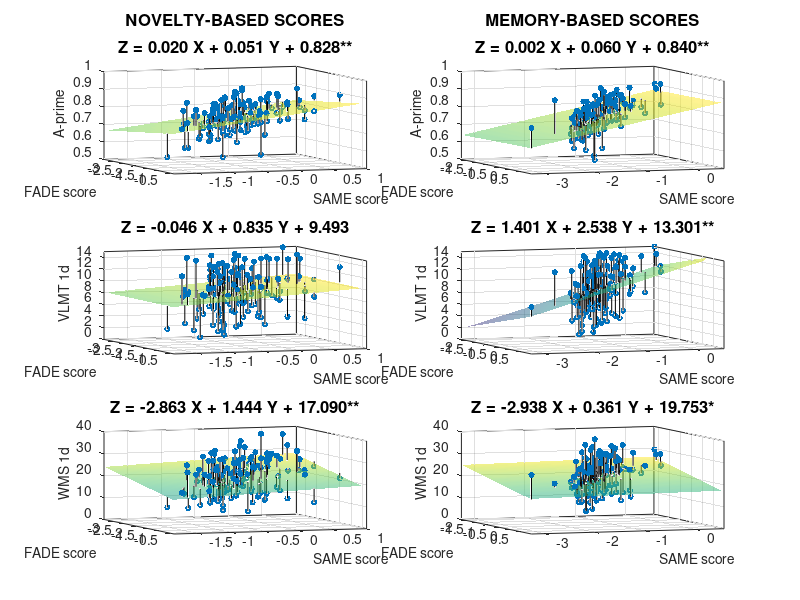
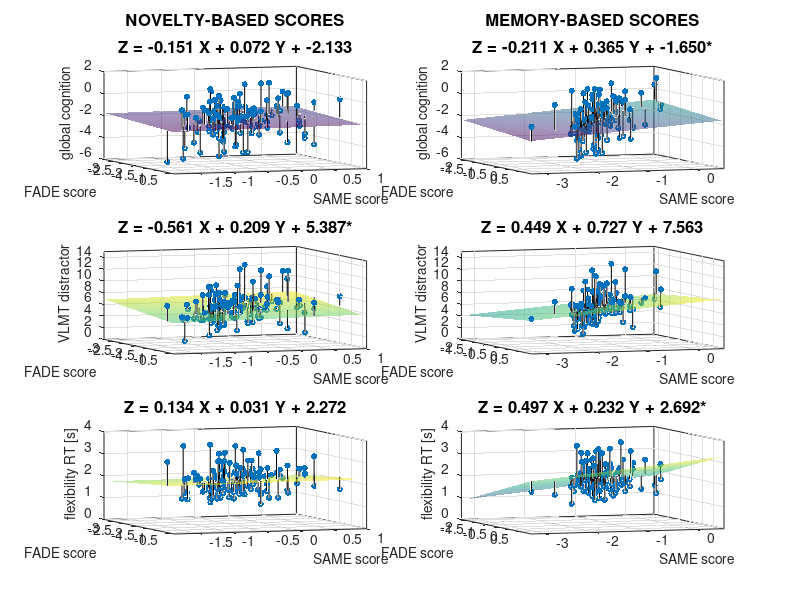

MATLAB code for these plots, in order:
% FADE-npsy: Figure 3+4
% _
% written by Anni Richter <arichter@lin-magdeburg.de>, 15/08/2022
% reworked by Joram Soch <Joram.Soch@DZNE.de>, 09/02/2023, 22:57
% reworked by Anni Richter <arichter@lin-magdeburg.de>, 22/02/2023

clear
close all

%%% Step 1: load and assign data %%%%%%%%%%%%%%%%%%%%%%%%%%%%%%%%%%%%%%%%%%

% load FADE/SAME scores
load data.mat

% specify figures
fig_labels = [3, 4];
col_labels = {'NOVELTY-BASED SCORES', 'MEMORY-BASED SCORES'};
row_labels = {'A-prime',  'global cognition';
              'VLMT 1d', 'VLMT distractor';
              'WMS 1d',  'flexibility RT [s]'};
z_limits   = [NaN, NaN;
              15,  15;
              40,  4];
sig_mar{1} = {'**', '**';
              '',   '**';
              '**', '*'};
sig_mar{2} = {'',   '*';
              '*',  '';
              '',   '*'};

% specify data
x1s        = {novelty_FADE, memory_FADE};
x2s        = {novelty_SAME,    memory_SAME};
ys         = {Aprime,  GlobalCognition;
              VLMT_1d, VLMT_Distractor;
              WMS_1d,  Flexibility_RT/1000};

% calculate counts
num_figs = numel(fig_labels);
num_cols = numel(col_labels);
num_rows = size(ys,1);


%%% Step 2: visualize regressions %%%%%%%%%%%%%%%%%%%%%%%%%%%%%%%%%%%%%%%%%

% for all figures
for i = 1:num_figs
    
    % open figure
    figure('Name', sprintf('Figure %d', fig_labels(i)), 'Color', [1 1 1], 'Position', [(i-1)*450 50 900 900]);
    
    % for all rows
    for j = 1:num_rows
        
        % for all columns
        for k = 1:num_cols
            
            % perform linear regression
            subplot(num_rows, num_cols, (j-1)*num_cols+k);
            x1 = x1s{k};
            x2 = x2s{k};
            y  = ys{j,i};
            X  =[x1, x2, ones(size(x1))];
            b  = regress(y,X);
            
            % prepare regression plane
            x1fit = min(x1):0.1:max(x1);
            x2fit = min(x2):0.1:max(x2);
           [x1fit, x2fit] = meshgrid(x1fit, x2fit);
            yfit  = b(1)*x1fit + b(2)*x2fit + b(3);

            % visualize data points
            hold on;
            for l = 1:numel(y)
                plot3([x1(l), x1(l)], [x2(l), x2(l)], [y(l), b(1)*x1(l)+b(2)*x2(l)+b(3)], '-k');
            end;
            scatter3(x1, x2, y, 20, [0,0.447,0.741], 'filled');
            mesh(x1fit, x2fit, yfit, 'FaceAlpha', 0.5, 'EdgeColor', 'none', 'FaceColor', 'interp');
            xlim([min(x1), max(x1)]);
            ylim([min(x2), max(x2)]);
            if ~isnan(z_limits(j,i))
                zlim([0, z_limits(j,i)]);
            end;
            grid on;
            set(gca,'Box','On');
            xlabel('FADE score', 'FontSize', 10);
            ylabel('SAME score', 'FontSize', 10);
            zlabel(row_labels{j,i}, 'FontSize', 10);
            if j == 1
                title(sprintf('%s\n\nZ = %0.3f X + %0.3f Y + %0.3f%s', col_labels{k}, b(1), b(2), b(3), sig_mar{i}{j,k}), 'FontSize', 12);
            else
                title(sprintf('Z = %0.3f X + %0.3f Y + %0.3f%s', b(1), b(2), b(3), sig_mar{i}{j,k}), 'FontSize', 12);
            end;
            view(70,10);
            
        end;
        
    end;
    
end;